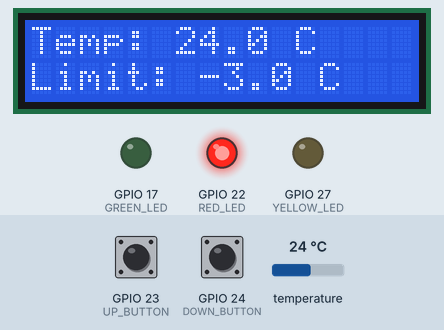
A program run on a simulated Raspberry Pi (BCM pin numbers). Shown: 16×2 character LCD, output pins drawn as LEDs (lit = HIGH). Inputs (shaded band) come from the test bench; at power-on: GPIO 23 (UP_BUTTON) HIGH, temperature 24 °C, GPIO 24 (DOWN_BUTTON) HIGH. What the program prints to the terminal is not drawn.

Above: at 1.2 s.
1.3 s: GPIO 23 (UP_BUTTON) pulled LOW for 1.3 s
At 3.3 s:
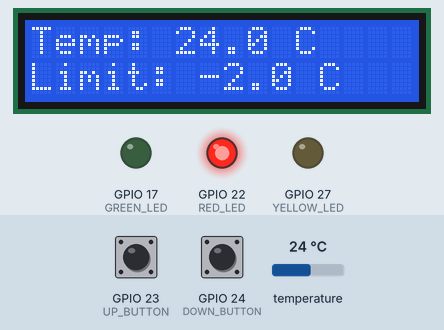
6.8 s: temperature set to 12 °C
At 9.1 s:
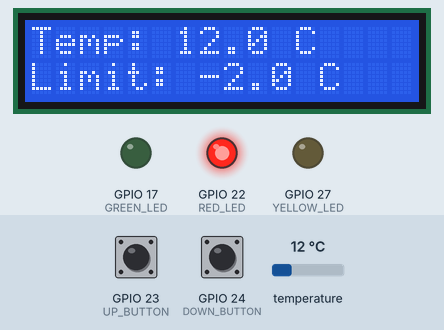
9.2 s: GPIO 24 (DOWN_BUTTON) pulled LOW for 1.3 s
At 11.8 s:
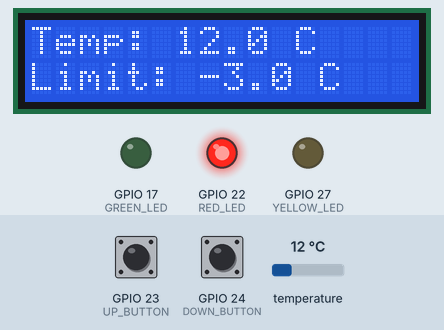
12.0 s: GPIO 23 (UP_BUTTON) pulled LOW for 3.2 s
At 14.9 s:
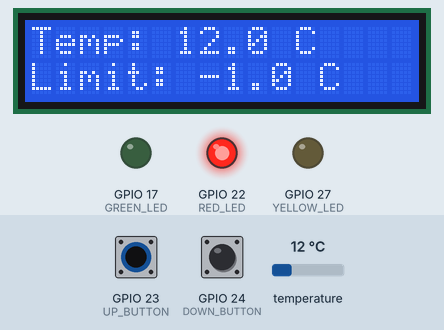
19.4 s: temperature set to 19 °C
At 20.8 s:
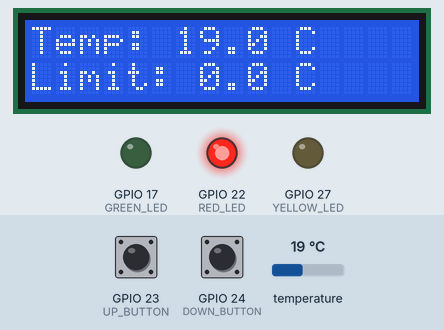
20.9 s: GPIO 24 (DOWN_BUTTON) pulled LOW for 1.3 s
At 22.6 s:
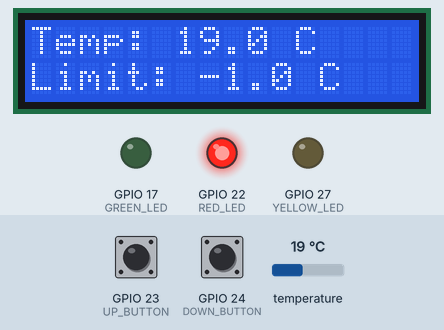
Timing chart, 0 to 24.1 s (numbered marks = the images above; inputs shaded):
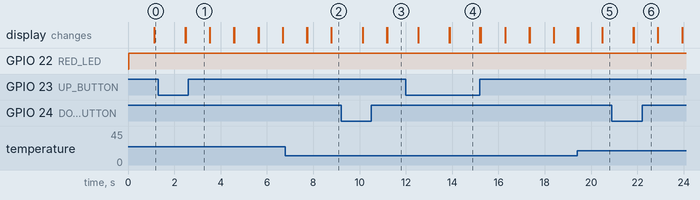

The program:

main.py
```python
import time
import board
import adafruit_sht31d
import RPi.GPIO as GPIO

from RPLCD.i2c import CharLCD

print("Raspberry Pi Freezer Monitor")

# GPIO pin numbers
GREEN_LED = 17
YELLOW_LED = 27
RED_LED = 22

UP_BUTTON = 23
DOWN_BUTTON = 24

# Temperature settings
WARNING_TEMPERATURE = -10.0
critical_limit = -3.0

# Configure GPIO numbering
GPIO.setmode(GPIO.BCM)

# Configure LEDs
GPIO.setup(GREEN_LED, GPIO.OUT)
GPIO.setup(YELLOW_LED, GPIO.OUT)
GPIO.setup(RED_LED, GPIO.OUT)

# Configure buttons
GPIO.setup(
    UP_BUTTON,
    GPIO.IN,
    pull_up_down=GPIO.PUD_UP
)

GPIO.setup(
    DOWN_BUTTON,
    GPIO.IN,
    pull_up_down=GPIO.PUD_UP
)

# Initialize I2C connection
i2c = board.I2C()

# Initialize SHT31 sensor
sensor = adafruit_sht31d.SHT31D(i2c)

# Initialize LCD display
lcd = CharLCD(
    'PCF8574',
    0x27,
    cols=16,
    rows=2
)

print("SHT31 sensor initialized.")
print("LCD initialized.")

try:
    while True:

        # UP button
        if GPIO.input(UP_BUTTON) == GPIO.LOW:
            critical_limit += 1.0

            print(
                f"Critical limit increased to "
                f"{critical_limit:.1f} C"
            )

            time.sleep(0.3)

        # DOWN button
        if GPIO.input(DOWN_BUTTON) == GPIO.LOW:
            critical_limit -= 1.0

            print(
                f"Critical limit decreased to "
                f"{critical_limit:.1f} C"
            )

            time.sleep(0.3)

        # Read temperature
        temperature = sensor.temperature

        # Determine freezer state
        if temperature < WARNING_TEMPERATURE:
            state = "NORMAL"

            GPIO.output(GREEN_LED, GPIO.HIGH)
            GPIO.output(YELLOW_LED, GPIO.LOW)
            GPIO.output(RED_LED, GPIO.LOW)

        elif temperature < critical_limit:
            state = "WARNING"

            GPIO.output(GREEN_LED, GPIO.LOW)
            GPIO.output(YELLOW_LED, GPIO.HIGH)
            GPIO.output(RED_LED, GPIO.LOW)

        else:
            state = "CRITICAL"

            GPIO.output(GREEN_LED, GPIO.LOW)
            GPIO.output(YELLOW_LED, GPIO.LOW)
            GPIO.output(RED_LED, GPIO.HIGH)

        # Print information in terminal
        print(f"Temperature: {temperature:.1f} C")
        print(f"State: {state}")
        print(f"Critical limit: {critical_limit:.1f} C")
        print("------------------------")

        # Update LCD
        lcd.clear()

        lcd.cursor_pos = (0, 0)
        lcd.write_string(
            f"Temp: {temperature:.1f} C"
        )

        lcd.cursor_pos = (1, 0)
        lcd.write_string(
            f"Limit: {critical_limit:.1f} C"
        )

        time.sleep(1)

except KeyboardInterrupt:
    print("Program stopped.")

finally:
    lcd.clear()

    GPIO.output(GREEN_LED, GPIO.LOW)
    GPIO.output(YELLOW_LED, GPIO.LOW)
    GPIO.output(RED_LED, GPIO.LOW)

    GPIO.cleanup()
```

Measured:
- after the input at 1.3 s, the display: first differs from a run without the input after 1.2 s (image 1)
- after the input at 6.8 s, the display: first changes after 0.93 s (image 2 shows a later state)
- after the input at 9.2 s, the display: first differs from a run without the input after 0.94 s (image 3)
- after the input at 12.0 s, the display: first differs from a run without the input after 0.54 s (image 4 shows a later state)
- after the input at 19.4 s, the display: first changes at once (image 5 shows a later state)
- after the input at 20.9 s, the display: first changes after 0.93 s (image 6 shows a later state)
